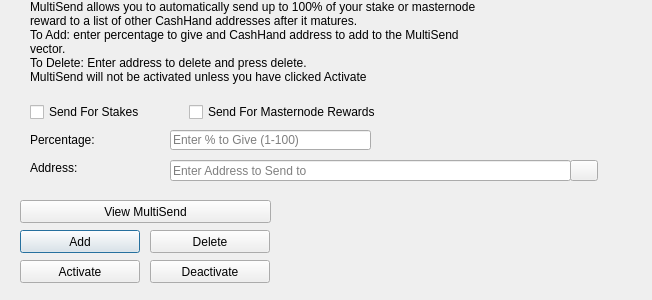
<?xml version="1.0" encoding="UTF-8"?>
<ui version="4.0">
 <class>MultiSendDialog</class>
 <widget class="QDialog" name="MultiSendDialog">
  <property name="windowModality">
   <enum>Qt::NonModal</enum>
  </property>
  <property name="geometry">
   <rect>
    <x>0</x>
    <y>0</y>
    <width>652</width>
    <height>300</height>
   </rect>
  </property>
  <property name="windowTitle">
   <string>MultiSend</string>
  </property>
  <widget class="QLineEdit" name="multiSendPercentEdit">
   <property name="geometry">
    <rect>
     <x>170</x>
     <y>130</y>
     <width>201</width>
     <height>20</height>
    </rect>
   </property>
   <property name="toolTip">
    <string>Enter whole numbers 1 - 100</string>
   </property>
   <property name="placeholderText">
    <string>Enter % to Give (1-100)</string>
   </property>
  </widget>
  <widget class="QLineEdit" name="multiSendAddressEdit">
   <property name="geometry">
    <rect>
     <x>170</x>
     <y>160</y>
     <width>401</width>
     <height>21</height>
    </rect>
   </property>
   <property name="toolTip">
    <string/>
   </property>
   <property name="placeholderText">
    <string>Enter Address to Send to</string>
   </property>
  </widget>
  <widget class="QLabel" name="label_2">
   <property name="geometry">
    <rect>
     <x>30</x>
     <y>0</y>
     <width>451</width>
     <height>121</height>
    </rect>
   </property>
   <property name="lineWidth">
    <number>1</number>
   </property>
   <property name="text">
    <string>MultiSend allows you to automatically send up to 100% of your stake or masternode reward to a list of other CashHand addresses after it matures.
To Add: enter percentage to give and CashHand address to add to the MultiSend vector.
To Delete: Enter address to delete and press delete.
MultiSend will not be activated unless you have clicked Activate</string>
   </property>
   <property name="alignment">
    <set>Qt::AlignLeading|Qt::AlignLeft|Qt::AlignTop</set>
   </property>
   <property name="wordWrap">
    <bool>true</bool>
   </property>
  </widget>
  <widget class="QLabel" name="message">
   <property name="geometry">
    <rect>
     <x>290</x>
     <y>200</y>
     <width>351</width>
     <height>91</height>
    </rect>
   </property>
   <property name="text">
    <string/>
   </property>
  </widget>
  <widget class="QPushButton" name="addButton">
   <property name="geometry">
    <rect>
     <x>20</x>
     <y>230</y>
     <width>120</width>
     <height>23</height>
    </rect>
   </property>
   <property name="toolTip">
    <string/>
   </property>
   <property name="statusTip">
    <string>Add to MultiSend Vector</string>
   </property>
   <property name="text">
    <string>Add</string>
   </property>
  </widget>
  <widget class="QPushButton" name="disableButton">
   <property name="geometry">
    <rect>
     <x>150</x>
     <y>260</y>
     <width>120</width>
     <height>23</height>
    </rect>
   </property>
   <property name="statusTip">
    <string>Deactivate MultiSend</string>
   </property>
   <property name="text">
    <string>Deactivate</string>
   </property>
  </widget>
  <widget class="QPushButton" name="addressBookButton">
   <property name="geometry">
    <rect>
     <x>570</x>
     <y>160</y>
     <width>28</width>
     <height>21</height>
    </rect>
   </property>
   <property name="toolTip">
    <string>Choose an address from the address book</string>
   </property>
   <property name="text">
    <string/>
   </property>
   <property name="icon">
    <iconset resource="../cashhand.qrc">
     <normaloff>:/icons/address-book</normaloff>:/icons/address-book</iconset>
   </property>
   <property name="shortcut">
    <string>Alt+A</string>
   </property>
   <property name="autoDefault">
    <bool>false</bool>
   </property>
  </widget>
  <widget class="QLabel" name="label">
   <property name="geometry">
    <rect>
     <x>30</x>
     <y>130</y>
     <width>121</width>
     <height>20</height>
    </rect>
   </property>
   <property name="toolTip">
    <string>Percentage of stake to send</string>
   </property>
   <property name="text">
    <string>Percentage:</string>
   </property>
  </widget>
  <widget class="QLabel" name="label_5">
   <property name="geometry">
    <rect>
     <x>30</x>
     <y>160</y>
     <width>111</width>
     <height>16</height>
    </rect>
   </property>
   <property name="toolTip">
    <string>Address to send portion of stake to</string>
   </property>
   <property name="text">
    <string>Address:</string>
   </property>
  </widget>
  <widget class="QPushButton" name="deleteButton">
   <property name="geometry">
    <rect>
     <x>150</x>
     <y>230</y>
     <width>120</width>
     <height>23</height>
    </rect>
   </property>
   <property name="toolTip">
    <string/>
   </property>
   <property name="statusTip">
    <string>Delete Address From MultiSend Vector</string>
   </property>
   <property name="text">
    <string>Delete</string>
   </property>
  </widget>
  <widget class="QPushButton" name="activateButton">
   <property name="geometry">
    <rect>
     <x>20</x>
     <y>260</y>
     <width>120</width>
     <height>23</height>
    </rect>
   </property>
   <property name="statusTip">
    <string>Activate MultiSend</string>
   </property>
   <property name="text">
    <string>Activate</string>
   </property>
  </widget>
  <widget class="QPushButton" name="viewButton">
   <property name="geometry">
    <rect>
     <x>20</x>
     <y>200</y>
     <width>251</width>
     <height>23</height>
    </rect>
   </property>
   <property name="toolTip">
    <string/>
   </property>
   <property name="statusTip">
    <string>View MultiSend Vector</string>
   </property>
   <property name="text">
    <string>View MultiSend</string>
   </property>
  </widget>
  <widget class="QWidget" name="horizontalLayoutWidget">
   <property name="geometry">
    <rect>
     <x>30</x>
     <y>100</y>
     <width>351</width>
     <height>24</height>
    </rect>
   </property>
   <layout class="QHBoxLayout" name="horizontalLayout">
    <item>
     <widget class="QCheckBox" name="multiSendStakeCheckBox">
      <property name="text">
       <string>Send For Stakes</string>
      </property>
     </widget>
    </item>
    <item>
     <widget class="QCheckBox" name="multiSendMasternodeCheckBox">
      <property name="text">
       <string>Send For Masternode Rewards</string>
      </property>
     </widget>
    </item>
   </layout>
  </widget>
 </widget>
 <resources>
  <include location="../cashhand.qrc"/>
 </resources>
 <connections/>
</ui>
